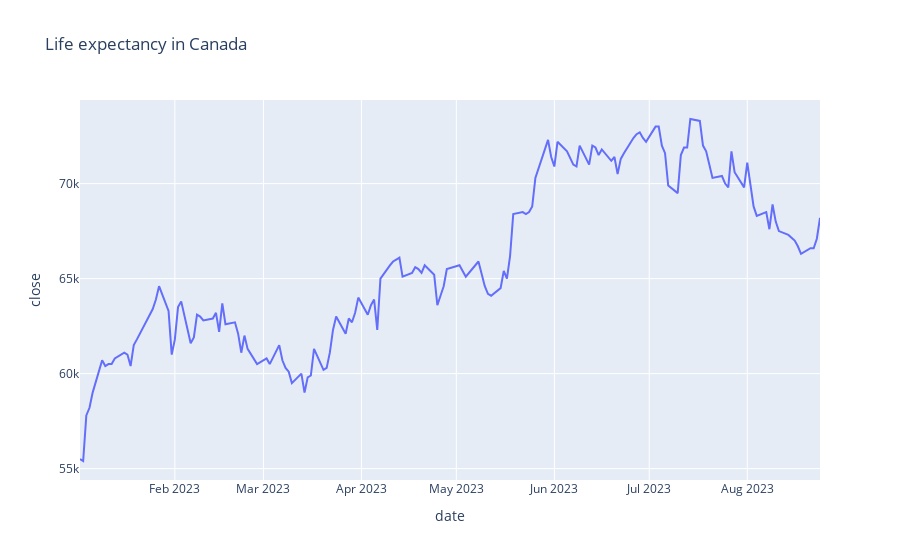

Write notebook code for a chart like this one.
### Code cell
import plotly.express as px

fig = px.line(df_005930_1, x="date", y="close", title='Life expectancy in Canada')
fig.show()

### Figure 1 — Plotly figure (JSON) as saved in the notebook; plotly's stock layout.template omitted (floating-point values rounded to 4 significant figures; data arrays with more than 128 entries replaced by an {"elided": "..."} marker saying what was removed)
{"data": [{"hovertemplate": "date=%{x}<br>close=%{y}<extra></extra>", "legendgroup": "", "line": {"color": "#636efa", "dash": "solid"}, "marker": {"symbol": "circle"}, "mode": "lines", "name": "", "orientation": "v", "showlegend": false, "type": "scatter", "x": {"elided": "161 str values"}, "xaxis": "x", "y": {"elided": "161 int values"}, "yaxis": "y"}], "layout": {"legend": {"tracegroupgap": 0}, "title": {"text": "Life expectancy in Canada"}, "xaxis": {"anchor": "y", "domain": [0, 1], "title": {"text": "date"}}, "yaxis": {"anchor": "x", "domain": [0, 1], "title": {"text": "close"}}}}
